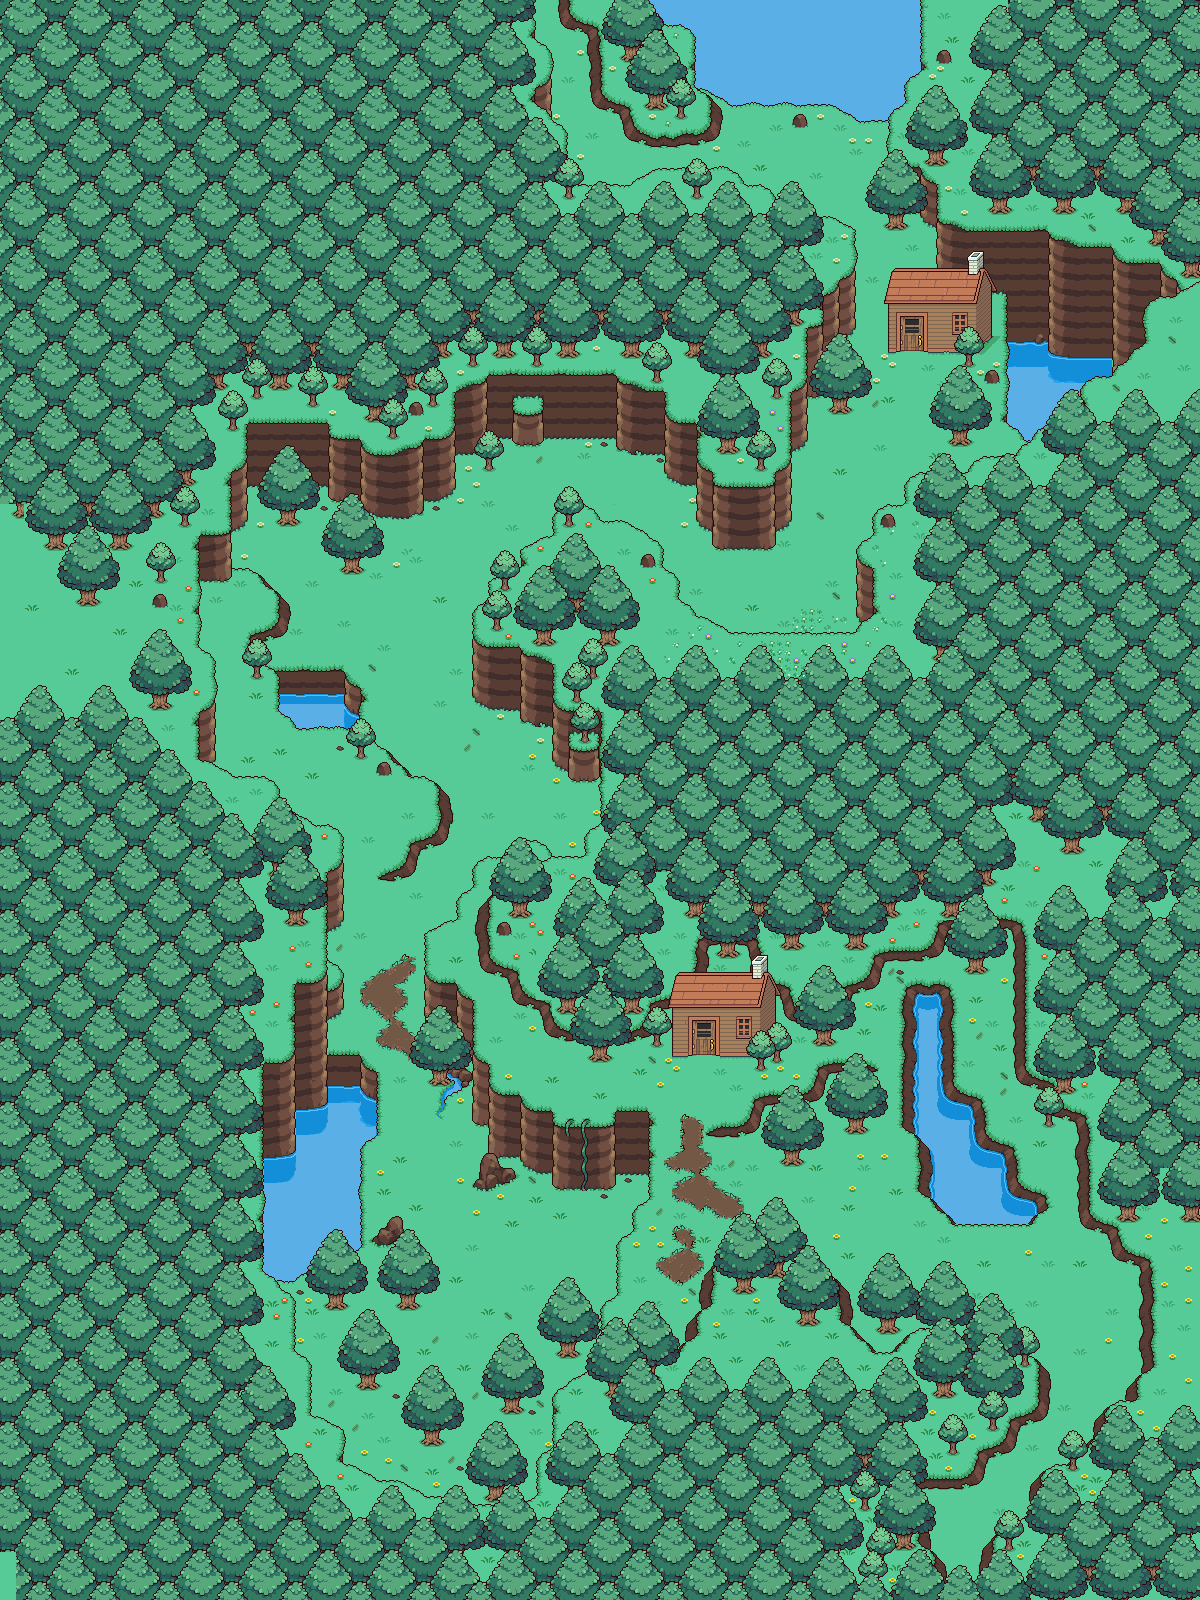

This is a level from a 2D game, rendered from its Tiled map with the project's own tilesets. A one-line summary and the map file follow, with tile-layer data summarised:
An orthogonal 150x200 tile map with 8x8 px tiles, 6 tile layers (Background, under, Main, Top details, ...) and 2 objects (Trigger Area, NPC Path).

<map version="1.0" orientation="orthogonal" renderorder="right-down" width="150" height="200" tilewidth="8" tileheight="8" nextobjectid="5">
 <properties>
  <property name="name" value="Dropple2" />
  <property name="subtitle" value="dropple2" />
  <property name="title" value="dropple2" />
 </properties>
 <tileset firstgid="1" source="DroppleSet.tsx" />
 <layer name="Background" width="150" height="200">
  <data>[30000 cells, 29996 non-empty, 31 distinct tile ids]</data>
 </layer>
 <layer name="under" width="150" height="200">
  <data>[30000 cells, 2952 non-empty, 214 distinct tile ids]</data>
 </layer>
 <layer name="Main" width="150" height="200">
  <data>[30000 cells, 16846 non-empty, 951 distinct tile ids]</data>
 </layer>
 <layer name="Top details" width="150" height="200">
  <data>[30000 cells, 3681 non-empty, 639 distinct tile ids]</data>
 </layer>
 <layer name="Even Topper Details" width="150" height="200">
  <data>[30000 cells, 4555 non-empty, 317 distinct tile ids]</data>
 </layer>
 <layer name="Tree" width="150" height="200">
  <data>[30000 cells, 4177 non-empty, 206 distinct tile ids]</data>
 </layer>
 <objectgroup name="Object Layer 1">
  <object id="1" name="dropplecutscene" type="Trigger Area" x="1019.33" y="1285.33" width="140.667" height="102">
   <properties>
    <property name="script" value="droppleforest1" />
   </properties>
  </object>
  <object id="4" name="ZackPath" type="NPC Path" x="1072" y="1328">
   <polyline points="0,0 -80,-80 -184,-80 -192,-88 -193,-88 -192.5,-88.5" />
  </object>
 </objectgroup>
</map>
